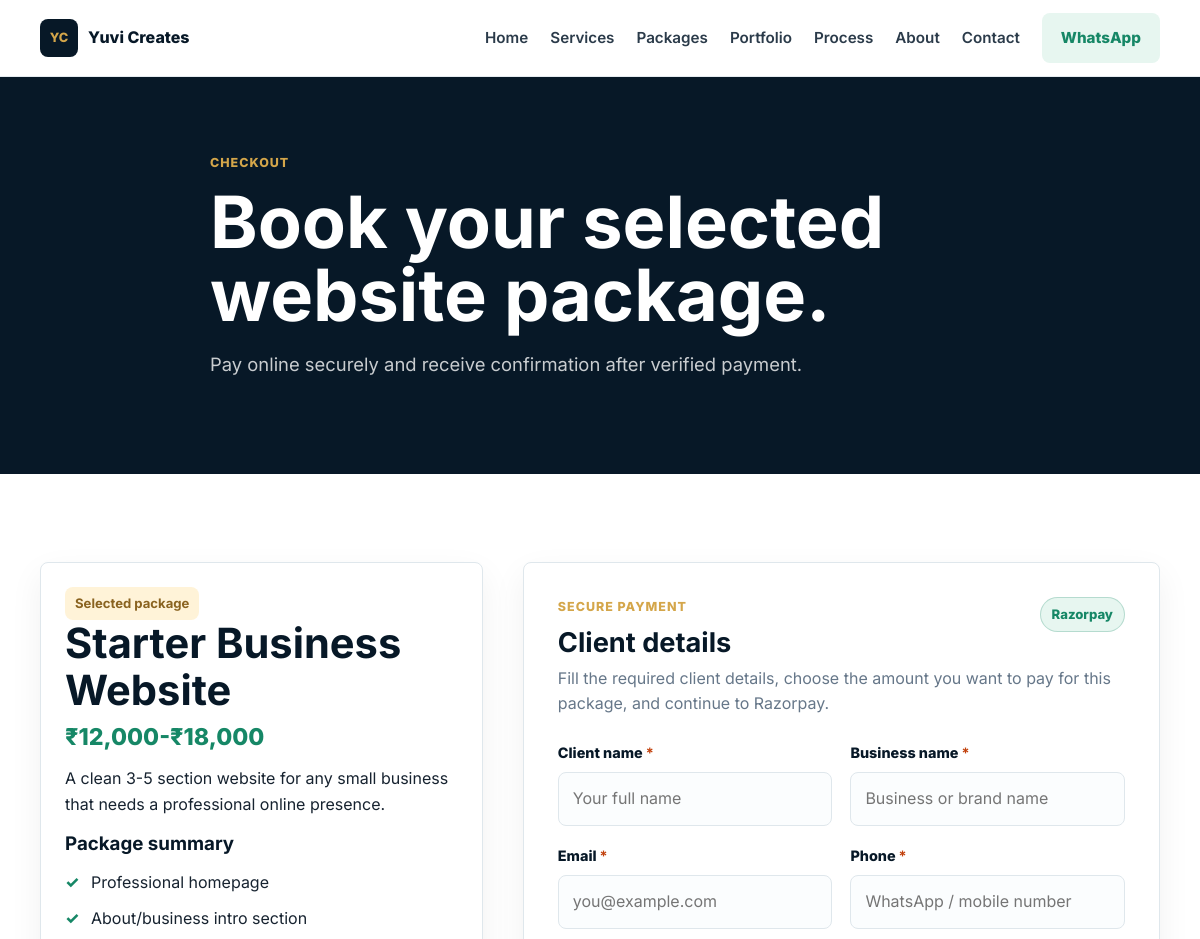
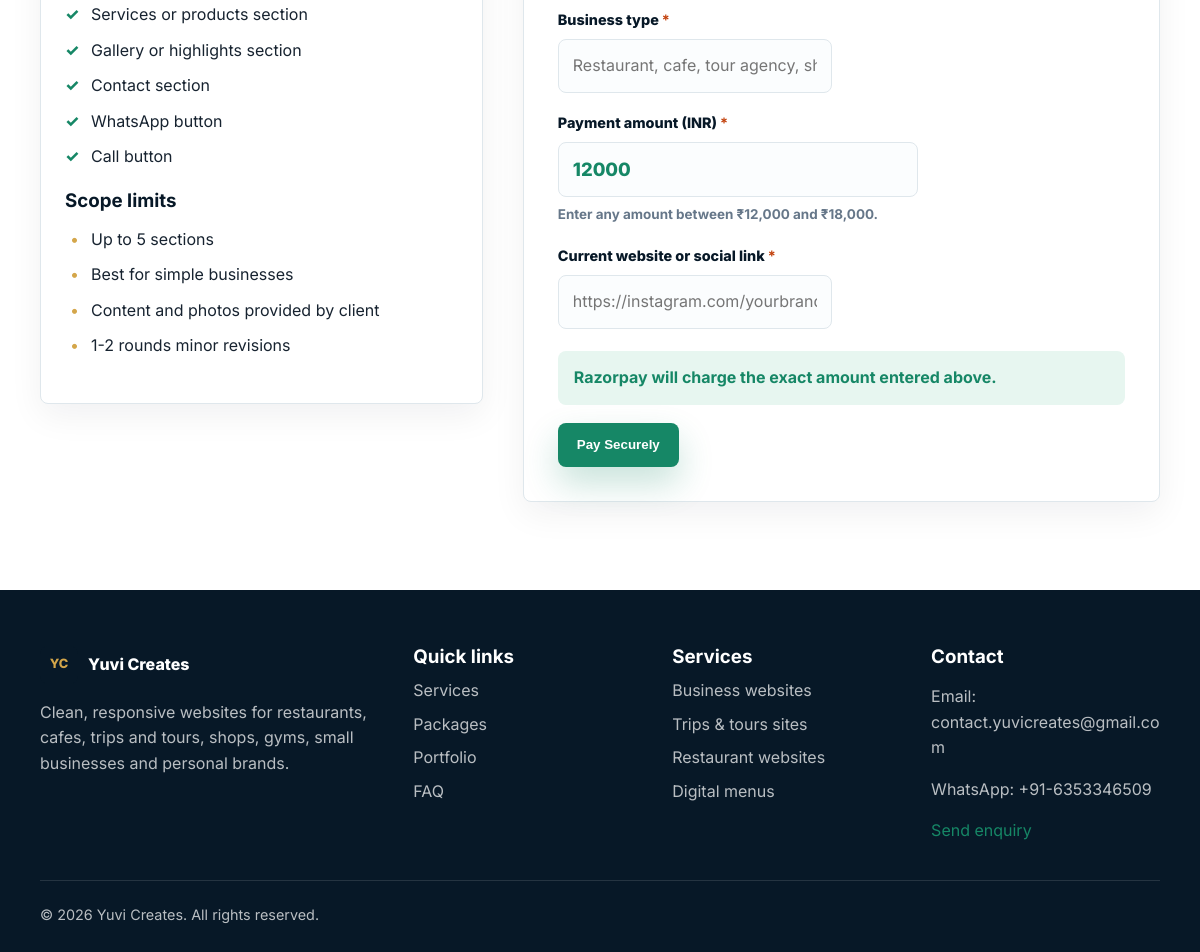
The app's page /checkout/ with its own data (2 pictures, top to bottom).
### core/models.py (models this page shows, shortened)
class Package(models.Model):
    title = models.CharField(max_length=160)
    category = models.CharField(max_length=120, blank=True)
    price = models.CharField(max_length=80)
    short_description = models.TextField()
    included_features = models.TextField(help_text="One feature per line.")
    scope_limits = models.TextField(blank=True, help_text="One scope limit per line.")
    summary = models.TextField(blank=True)
    is_featured = models.BooleanField(default=False)
    order = models.PositiveIntegerField(default=0)
    class Meta:
        ordering = ["order", "title"]

### core/views.py (the view)
# urls.py: path("checkout/", views.checkout, name="checkout"),
def checkout(request):
    ensure_default_content()
    selected_package = get_object_or_404(Package, pk=request.GET.get("package")) if request.GET.get("package") else Package.objects.first()
    payment_context = None
    if request.method == "POST":
        form = PaymentBookingForm(request.POST, selected_package=selected_package)
        if form.is_valid():
            booking = form.save(commit=False)
            booking.selected_package = selected_package.title
            booking.package_price = selected_package.price
            booking.payment_method = PaymentBooking.PaymentMethod.RAZORPAY
            booking.payment_amount_paise = form.cleaned_data["payable_amount"] * 100
            booking.save()
            if not razorpay_is_configured():
                messages.error(request, "Razorpay keys are missing in .env.")
                return redirect(reverse("payment_failed") + f"?booking={booking.pk}")
            if booking.payment_amount_paise <= 0:
                messages.error(request, "This package needs an exact payable amount before online payment.")
                return redirect(reverse("payment_failed") + f"?booking={booking.pk}")
            try:
                order = create_razorpay_order(booking)
            except (urllib.error.URLError, urllib.error.HTTPError, TimeoutError, json.JSONDecodeError):
                booking.payment_status = PaymentBooking.PaymentStatus.FAILED
                booking.save(update_fields=["payment_status"])
                messages.error(request, "Razorpay order could not be created. Please try again.")
                return redirect(reverse("payment_failed") + f"?booking={booking.pk}")
            booking.razorpay_order_id = order["id"]
            booking.save(update_fields=["razorpay_order_id"])
            payment_context = {
                "booking": booking,
                "amount_rupees": booking.payment_amount_paise // 100,
                "razorpay_key": settings.RAZORPAY_API_KEY,
                "razorpay_order_id": booking.razorpay_order_id,
                "callback_url": request.build_absolute_uri(reverse("payment_callback")),
            }
    else:
        form = PaymentBookingForm(selected_package=selected_package)
    return render(
        request,
        "checkout.html",
        {
            "form": form,
            "selected_package": selected_package,
            "features": package_features(selected_package),
            "limits": package_limits(selected_package),
            "payment": payment_context,
        },
    )

### core/forms.py (called while the page is built)
    @staticmethod
    def _package_amount_bounds(price):
        amounts = [int(value.replace(",", "")) for value in re.findall(r"[\d,]+", price)]
        if not amounts:
            return 1, None
        if len(amounts) == 1:
            return amounts[0], amounts[0] if "+" not in price else None
        return amounts[0], amounts[1]

### core/views.py (called while the page is built, shortened)
def ensure_default_content():
    for index, (title, description, icon) in enumerate(SERVICES, start=1):
        Service.objects.get_or_create(
            title=title,
            defaults={"description": description, "icon": icon, "order": index},
        )
    for index, (title, description, stack) in enumerate(PORTFOLIO, start=1):
        PortfolioProject.objects.get_or_create(
            title=title,
            defaults={"description": description, "tech_stack": stack, "order": index},
        )
    PortfolioProject.objects.filter(title="Cricket Project: PitchQI").update(
        title="Cricket Intelligence Dashboard Demo"
    )

def package_features(package):
    return [line.strip() for line in package.included_features.splitlines() if line.strip()]

def package_limits(package):
    return [
        line.strip()
        for line in package.scope_limits.splitlines()
        if line.strip()
        and not line.strip().lower().startswith("timeline:")
        and not line.strip().lower().startswith("best for:")
    ]

### templates/checkout.html (shortened to what this page needs)
{% extends "base.html" %}
{% block content %}
<section class="page-hero section checkout-hero">
    <div class="container narrow">
        <p class="eyebrow">Checkout</p>
        <h1>Book your selected website package.</h1>
        <p class="lead">Pay online securely and receive confirmation after verified payment.</p>
    </div>
</section>
<section class="section">
    <div class="container checkout-grid">
        <aside class="summary-card">
            <span class="tag">Selected package</span>
            <h2>{{ selected_package.title }}</h2>
            <p class="price">{{ selected_package.price }}</p>
            <p>{{ selected_package.summary|default:selected_package.short_description }}</p>
            <h3>Package summary</h3>
            <ul class="feature-list">
                {% for feature in features|slice:":7" %}<li>{{ feature }}</li>{% endfor %}
            </ul>
            <h3>Scope limits</h3>
            <ul class="limit-list">
                {% for limit in limits %}<li>{{ limit }}</li>{% endfor %}
            </ul>
        </aside>
        <form class="form-card checkout-form" method="post">
            <div class="checkout-form-head">
                <div>
                    <p class="eyebrow">Secure payment</p>
                    <h2>Client details</h2>
                </div>
                <span class="payment-pill">Razorpay</span>
            </div>
            <p class="form-intro">Fill the required client details, choose the amount you want to pay for this package, and continue to Razorpay.</p>
            <div class="form-grid">
                {% for field in form %}
                    {% if field.name != "payment_method" %}
                        <label {% if field.name == "payable_amount" %}class="span-2 amount-row"{% endif %}>
                            <span class="field-label">
                                <span>{{ field.label }}{% if field.field.required %}<strong class="required-star">*</strong>{% endif %}</span>
                            </span>
                            {{ field }}
                            {% if field.help_text %}<small class="help-text">{{ field.help_text }}</small>{% endif %}
                        </label>
                    {% endif %}
                {% endfor %}
            </div>
            <div class="payment-action">
                <p class="secure-note">Razorpay will charge the exact amount entered above.</p>
                <button class="btn btn-primary" type="submit">Pay Securely</button>
            </div>
        </form>
    </div>
</section>
{% endblock %}

### records on screen
Package: title "Starter Business Website", price "₹12,000-₹18,000", summary "A clean 3-5 section website for any small business that needs a professional online presence."

### other values on screen
{{ feature }} "Professional homepage" "About/business intro section" "Services or products section" "Gallery or highlights section" "Contact section" "WhatsApp button" "Call button"
{{ limit }} "Up to 5 sections" "Best for simple businesses" "Content and photos provided by client" "1-2 rounds minor revisions"
{{ field.label }} "Client name" "Business name" "Email" "Phone" "Business type" "Payment amount (INR)" "Current website or social link"
{{ field.help_text }} "Enter any amount between ₹12,000 and ₹18,000."
